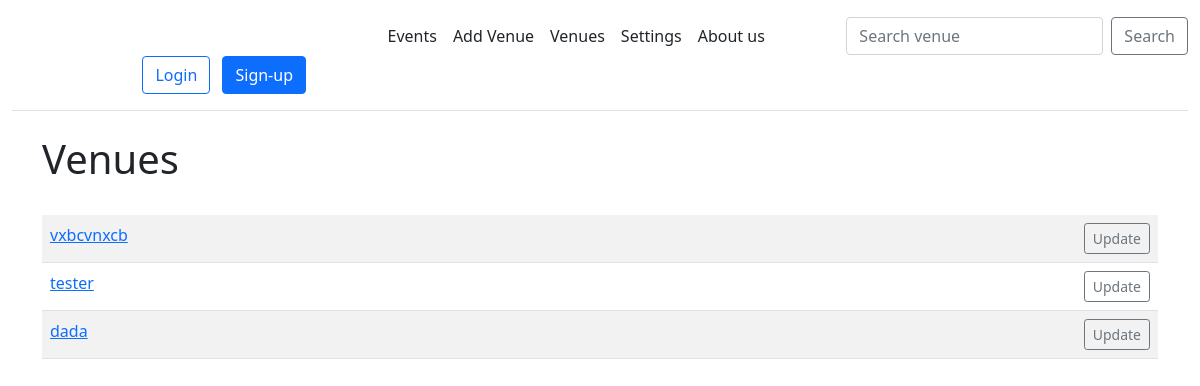
Page /list_venues on the earlier database version.
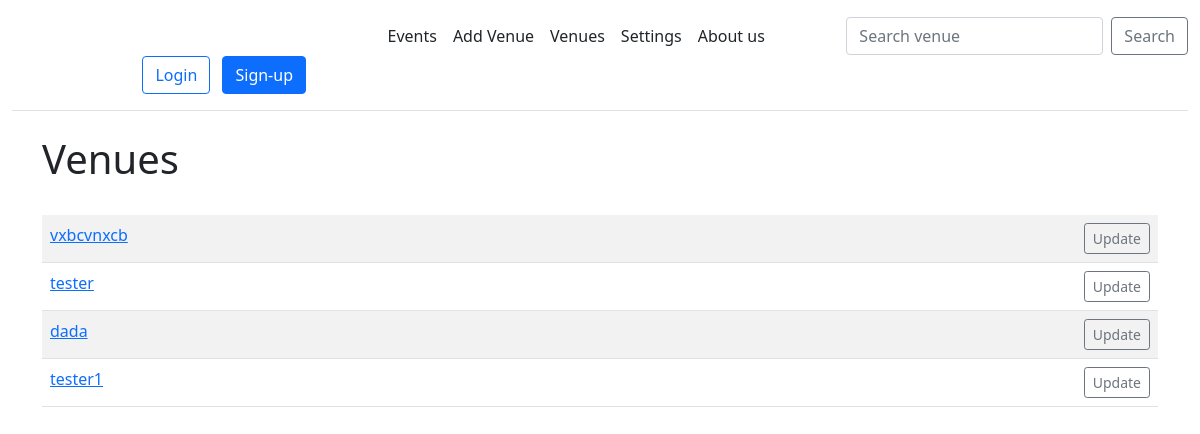
Same page on the later database version.
### events/models.py (models this page shows)
class Venue(models.Model):
    name = models.CharField('Venue Name', max_length=120)
    address = models.CharField(max_length=300)
    zip_code = models.CharField('Zip Code', max_length=20)
    phone = models.CharField('Contact Phone', max_length=20)
    web = models.URLField('Website Address')
    email = models.EmailField('Email')
    def __str__(self):
        return self.name

### events/views.py (the view)
# urls.py: path('list_venues', views.list_venues, name='list-venues'),
def list_venues(request):
    venue_list = Venue.objects.all()
    return render(request, 'events/venues.html', {
        'venue_list': venue_list
    })

### events/templates/events/venues.html (shortened to what this page needs)
{% extends 'base.html' %}
{% block content %}
<div class="container">
<h1>Venues</h1>
<br/>
<table class="table table-striped table-hover table-boarded">
    {% for venue in venue_list %}
    <tr>
        <td>
            <a href="{% url 'show-venue' venue.id %}">{{ venue }}</a>
        </td>
        <td align="right">
            <a href="{% url 'update-venue' venue.id %}" class="btn btn-outline-secondary btn-sm">Update</a>
        </td>
    </tr>
    {% endfor %}
</table>
</div>
{% endblock %}

### members/templates/base.html (shortened to what this page needs)
<!doctype html>
<html lang="ru">
<head>
    <link rel="stylesheet" href="https://cdn.jsdelivr.net/npm/bootstrap@5.1.3/dist/css/bootstrap.min.css">
</head>
<body>
    <div class="container-xxl">
        <header class="d-flex flex-wrap align-items-center justify-content-center justify-content-md-between py-3 mb-4 border-bottom">
            <a href="/" class="d-flex align-items-center col-md-3 mb-2 mb-md-0 text-dark text-decoration-none">
                <svg class="bi me-2" width="40" height="32" role="img" aria-label="Bootstrap"><use xlink:href="#bootstrap"></use></svg>
            </a>
        <ul class="nav col-12 col-md-auto mb-2 justify-content-center mb-md-0">
            <li><a href="{% url 'list-events' %}" class="nav-link px-2 link-dark">Events</a></li>
            <li><a href="{% url 'add-venue' %}" class="nav-link px-2 link-dark">Add Venue</a></li>
            <li><a href="{% url 'list-venues' %}" class="nav-link px-2 link-dark">Venues</a></li>
            <li><a href="" class="nav-link px-2 link-dark">Settings</a></li>
            <li><a href="#" class="nav-link px-2 link-dark">About us</a></li>
        </ul>
        <form class="d-flex" method=POST action="{% url 'search-venues' %}">
            <input class="form-control me-2" type="search" placeholder="Search venue" aria-label="Search" name="searched">
            <button class="btn btn-outline-secondary" type="submit">Search</button>
        </form>
        {% if user.is_authenticated %}
            <div class="col-md-3 text-end">
                User: {{ user }}
                <a href="{% url 'logout' %}" type="button" class="btn btn-outline-primary me-2">Logout</a>
            </div>
        {% else %}
        <div class="col-md-3 text-end">
            <a href="{% url 'login' %}" type="button" class="btn btn-outline-primary me-2">Login</a>
            <a href="{% url 'register_user' %}" type="button" class="btn btn-primary">Sign-up</a>
        </div>
        {% endif %}
        </header>
    </div>
    {% block content %}{% endblock %}
</body>
</html>

Differences in the rows shown:
added Venue: name "tester1"
